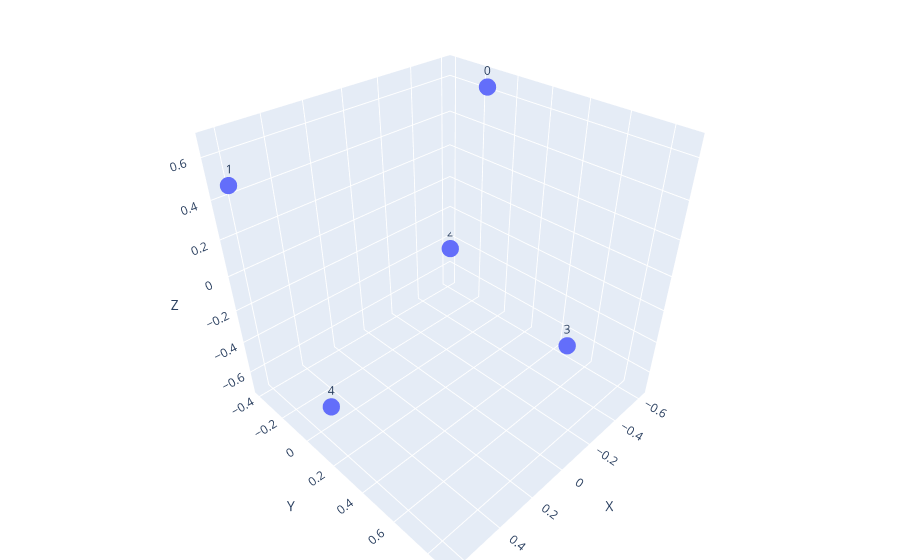

The notebook cell saved with this chart:
### Markdown cell above
## Example Visualization

### Code cell
import itertools
import numpy as np
import networkx as nx
import plotly.graph_objects as go
from qiskit import QuantumCircuit, QuantumRegister, Aer, transpile
from qiskit.quantum_info import DensityMatrix, partial_trace, entropy
from sklearn.manifold import MDS
from qiskit.extensions import UnitaryGate
from qiskit.quantum_info.random import random_unitary
import gudhi as gd
from ipywidgets import interact, FloatSlider, IntSlider, FloatLogSlider

def qiskit_graph_state_circuit(num_qubits):
    """Returns a graph state circuit on num_qubits qubits"""
    # Generate a random graph with num_qubits nodes
    graph = nx.complete_graph(num_qubits)

    # Initialize the circuit with the given qubits
    qubits = QuantumRegister(num_qubits)
    circuit = QuantumCircuit(qubits)

    # Apply Hadamard gates to all qubits
    circuit.h(qubits)

    # Apply random controlled unitary gates to each edge
    for edge in graph.edges():
        control_qubit, target_qubit = qubits[edge[0]], qubits[edge[1]]

        # Generate a random unitary matrix
        random_unitary_matrix = random_unitary(2).data

        # Apply the controlled random unitary gate to the circuit
        controlled_unitary_gate = UnitaryGate(random_unitary_matrix).control()
        circuit.append(controlled_unitary_gate, [control_qubit, target_qubit])

    return circuit

def compute_inverse_mutual_information(rho):
    """
    Computes the inverse quantum mutual information for every pair of qubits in the input density matrix.

    Args:
        rho (DensityMatrix): a DensityMatrix object representing the state of n qubits.

    Returns:
        numpy.ndarray: an n x n matrix of inverse quantum mutual information values, where element i,j gives the inverse
        mutual information between qubits i and j.
    """
    # Convert the DensityMatrix to a numpy.ndarray
    rho = rho.data

    # Determine the number of qubits n from the shape of rho.
    n = int(np.log2(rho.shape[0]))

    # Create an empty n x n matrix to store the inverse mutual information.
    inverse_mutual_information_matrix = np.zeros((n, n))

    # Loop over all pairs of qubits (i, j).
    for i in range(n):
        for j in range(i+1, n):

            # Define the indices of the qubits to trace out.
            trace_indices = [k for k in range(n) if k != i and k != j]

            # Trace out the other qubits to obtain the reduced density matrix of qubits i and j.
            rho_ij = partial_trace(rho, trace_indices)

            # Compute the von Neumann entropy of the reduced density matrix of qubit i.
            entropy_i = entropy(partial_trace(rho_ij, [1]))

            # Compute the von Neumann entropy of the reduced density matrix of qubit j.
            entropy_j = entropy(partial_trace(rho_ij, [0]))

            # Compute the mutual information between qubits i and j.
            qmi = entropy_i + entropy_j - entropy(rho_ij)

            # Compute the inverse mutual information between qubits i and j.
            inverse_mutual_information_matrix[i, j] = 2 * np.log(2) - qmi

    # Copy the upper triangular part of the matrix to the lower triangular part.

    inverse_mutual_information_matrix += inverse_mutual_information_matrix.T - np.diag(inverse_mutual_information_matrix.diagonal())
    return inverse_mutual_information_matrix


# Compute persistent homology
def persistent_homology(qmi_distance_matrix, dimension):
    rips_complex = gd.RipsComplex(distance_matrix=qmi_distance_matrix, max_edge_length= 2*np.log(2))
    simplex_tree = rips_complex.create_simplex_tree(max_dimension=dimension)
    persistence = simplex_tree.persistence()
    return persistence


# Partition circuit by moments for Qiskit
def partition_circuit_by_moments(circuit):
    moments = circuit.decompose().data
    backend = Aer.get_backend('statevector_simulator')
    state_vectors = []

    for i in range(1, len(moments) + 1):
        partial_circuit = QuantumCircuit(*circuit.qregs)
        for operation in moments[:i]:
            partial_circuit.append(operation[0], operation[1])

        transpiled_circuit = transpile(partial_circuit, backend)
        result = backend.run(transpiled_circuit).result()
        state_vectors.append(result.get_statevector())

    return state_vectors


def get_simplices(threshold, qmi_distance_matrix, dimension):
    # Create a Rips complex with the filtered edges
    rips_complex = gd.RipsComplex(distance_matrix=qmi_distance_matrix, max_edge_length=2*np.log(2))
    simplex_tree = rips_complex.create_simplex_tree(max_dimension=dimension)

    # Get the simplices in the simplicial complex
    simplices = list(simplex_tree.get_filtration())

    # Filter out simplices with distance greater than the threshold
    simplices = [(simplex, distance) for simplex, distance in simplices if distance <= threshold]

    return simplices

def get_coordinates(qmi_distance_matrix):
    # Use MDS to get 3D coordinates for each qubit
    mds = MDS(n_components=3, dissimilarity='precomputed', random_state=42)
    coordinates = mds.fit_transform(qmi_distance_matrix)

    return coordinates


def plot_simplicial_complex(threshold, qmi_distance_matrix, dimension, coordinates):
    simplices = get_simplices(threshold, qmi_distance_matrix, dimension)

    # Create plotly figure
    fig = go.Figure()

    # Add qubit nodes to the plot
    fig.add_trace(go.Scatter3d(
        x=coordinates[:, 0], y=coordinates[:, 1], z=coordinates[:, 2],
        mode='markers+text',
        text=[str(i) for i in range(coordinates.shape[0])],
        textposition="top center",
        textfont=dict(size=12),
        marker=dict(size=6)
    ))

    # Add edges to the plot
    for simplex, _ in simplices:
        if len(simplex) == 2:
            i, j = simplex
            fig.add_trace(go.Scatter3d(
                x=[coordinates[i, 0], coordinates[j, 0]],
                y=[coordinates[i, 1], coordinates[j, 1]],
                z=[coordinates[i, 2], coordinates[j, 2]],
                mode='lines',
                line=dict(width=1.5, color='gray'),
                showlegend=False
            ))

    # Set axis properties
    fig.update_layout(
        scene=dict(
            xaxis_title='X',
            yaxis_title='Y',
            zaxis_title='Z',
            aspectmode='cube'
        ),
        margin=dict(l=0, r=0, b=0, t=0)
    )

    fig.show()

global_qubit_coordinates = None
global_circuit = None

def update_time_step_slider_max():
    global global_circuit
    state_vectors = partition_circuit_by_moments(global_circuit)
    max_time_step = len(state_vectors) - 1
    time_step_slider.max = max_time_step

def interactive_plot(num_qubits, threshold, time_step):
    global global_qubit_coordinates, global_circuit

    if global_circuit is None or global_circuit.num_qubits != num_qubits:
        global_circuit = qiskit_graph_state_circuit(num_qubits)
        update_time_step_slider_max()  # Update the maximum value of the time_step_slider
        global_qubit_coordinates = None

    state_vectors = partition_circuit_by_moments(global_circuit)
    state_vector = state_vectors[time_step]
    rho = DensityMatrix(state_vector)
    qmi_distance_matrix = compute_inverse_mutual_information(rho)

    if global_qubit_coordinates is None:
        global_qubit_coordinates = get_coordinates(qmi_distance_matrix)

    plot_simplicial_complex(threshold, qmi_distance_matrix, 2, global_qubit_coordinates)

# Create sliders for number of qubits, threshold, and time step
num_qubits_slider = IntSlider(min=2, max=10, step=1, value=5, description='Qubit Count', continuous_update=False)
threshold_slider = FloatSlider(min=0, max=2*np.log(2), step=0.01, value=0.5, description='Threshold')
time_step_slider = IntSlider(min=0, max=10, step=1, value=0, description='Time Step')

# Display the interactive plot
interact(interactive_plot, num_qubits=num_qubits_slider, threshold=threshold_slider, time_step=time_step_slider)

### Figure 1 — Plotly figure (JSON) as saved in the notebook; plotly's stock layout.template omitted (floating-point values rounded to 4 significant figures)
{"data": [{"marker": {"size": 6}, "mode": "markers+text", "text": ["0", "1", "2", "3", "4"], "textfont": {"size": 12}, "textposition": "top center", "type": "scatter3d", "x": [-0.5379, 0.6371, -0.6184, 0.02518, 0.494], "y": [-0.07744, -0.3412, -0.399, 0.8802, -0.06254], "z": [0.6651, 0.4945, -0.4634, 0.007307, -0.7035]}], "layout": {"margin": {"b": 0, "l": 0, "r": 0, "t": 0}, "scene": {"aspectmode": "cube", "xaxis": {"title": {"text": "X"}}, "yaxis": {"title": {"text": "Y"}}, "zaxis": {"title": {"text": "Z"}}}}}
